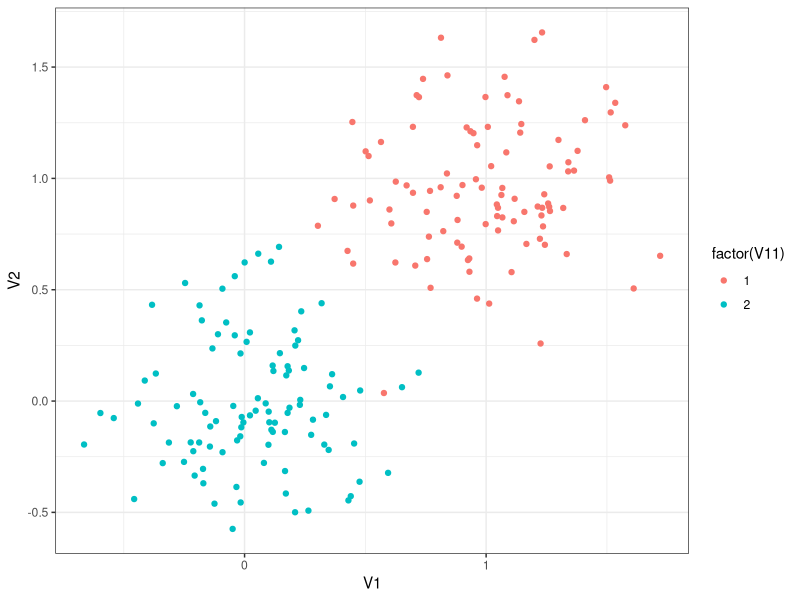
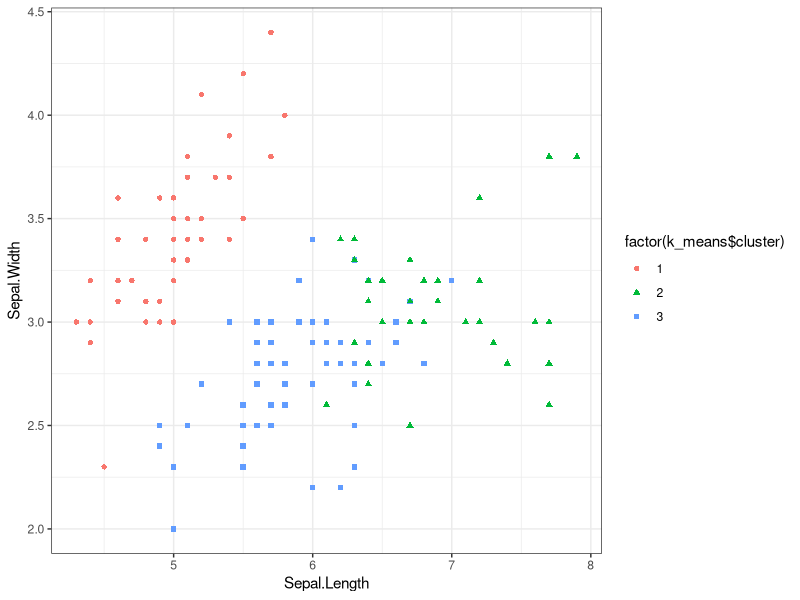

These figures' R source, in order:
library(ggplot2)
# 随机数作为样本进行kmeans聚类
set.seed(1)
x1 = matrix(rnorm(1000, mean=0, sd=0.3), ncol=10)  # 均值为0，标准差为0.3的100*10矩阵
x2 = matrix(rnorm(1000, mean=1, sd=0.3), ncol=10)  # 均值为1，标准差为0.3的100*10矩阵
x = rbind(x1, x2)
cl = kmeans(x, 2)
data = as.data.frame(cbind(x, cl$cluster))
(p = ggplot(data,aes(x=V1,y=V2,color=factor(V11))) + guides(fill="none") + geom_point() + theme_bw())

# 鸢尾花聚类
iris_data = iris[,1:4]
k_means = kmeans(iris_data, centers=3)
iris_data = cbind(iris_data, k_means$cluster, iris[,5])
(g = ggplot(iris_data, aes(Sepal.Length, Sepal.Width, color=factor(k_means$cluster), shape=factor(k_means$cluster)))+geom_point()+theme_bw())
table(iris_data$`k_means$cluster`, iris_data$`iris[, 5]`)
